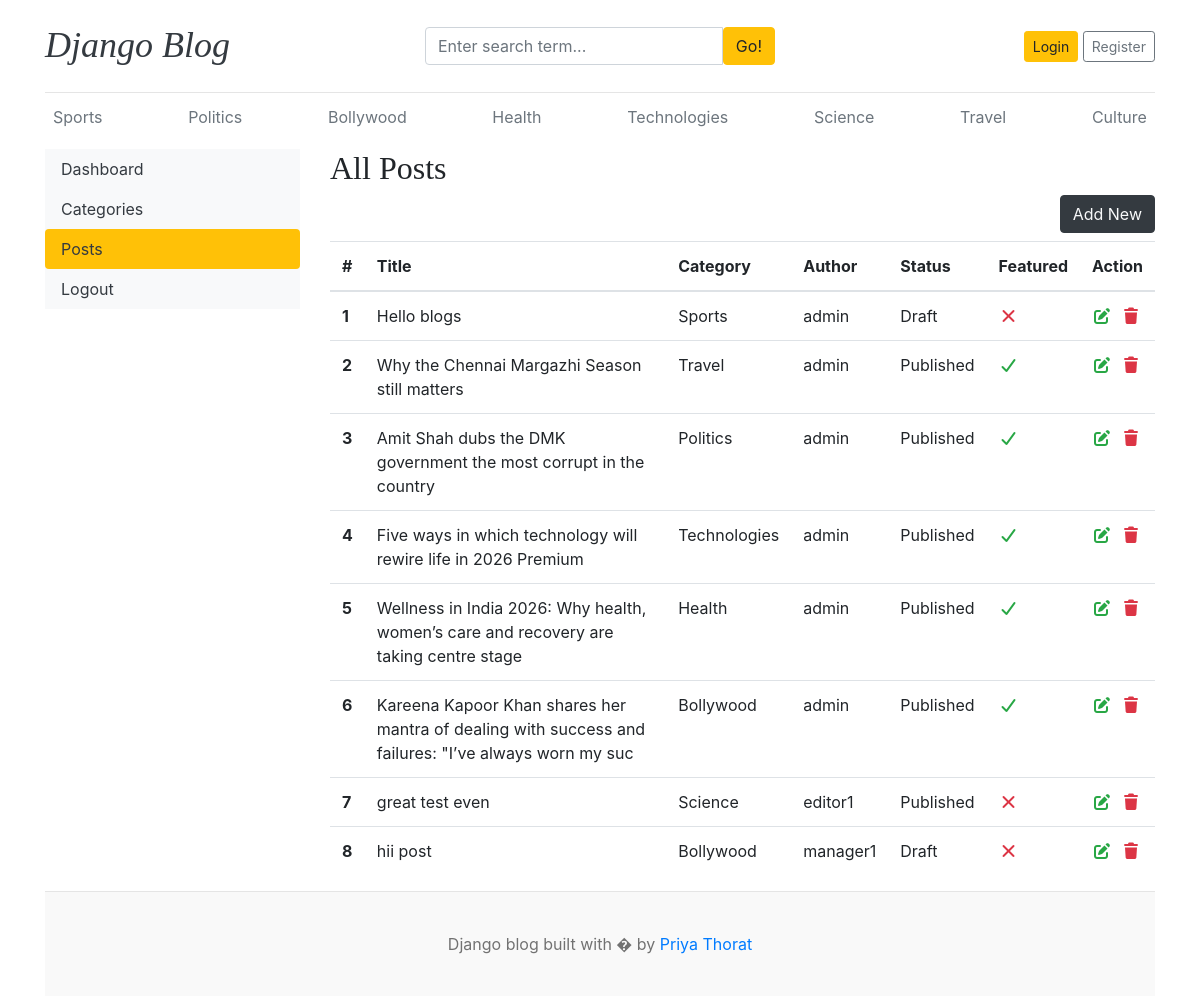
/dashboard/posts/, run on an earlier commit of the app's database.
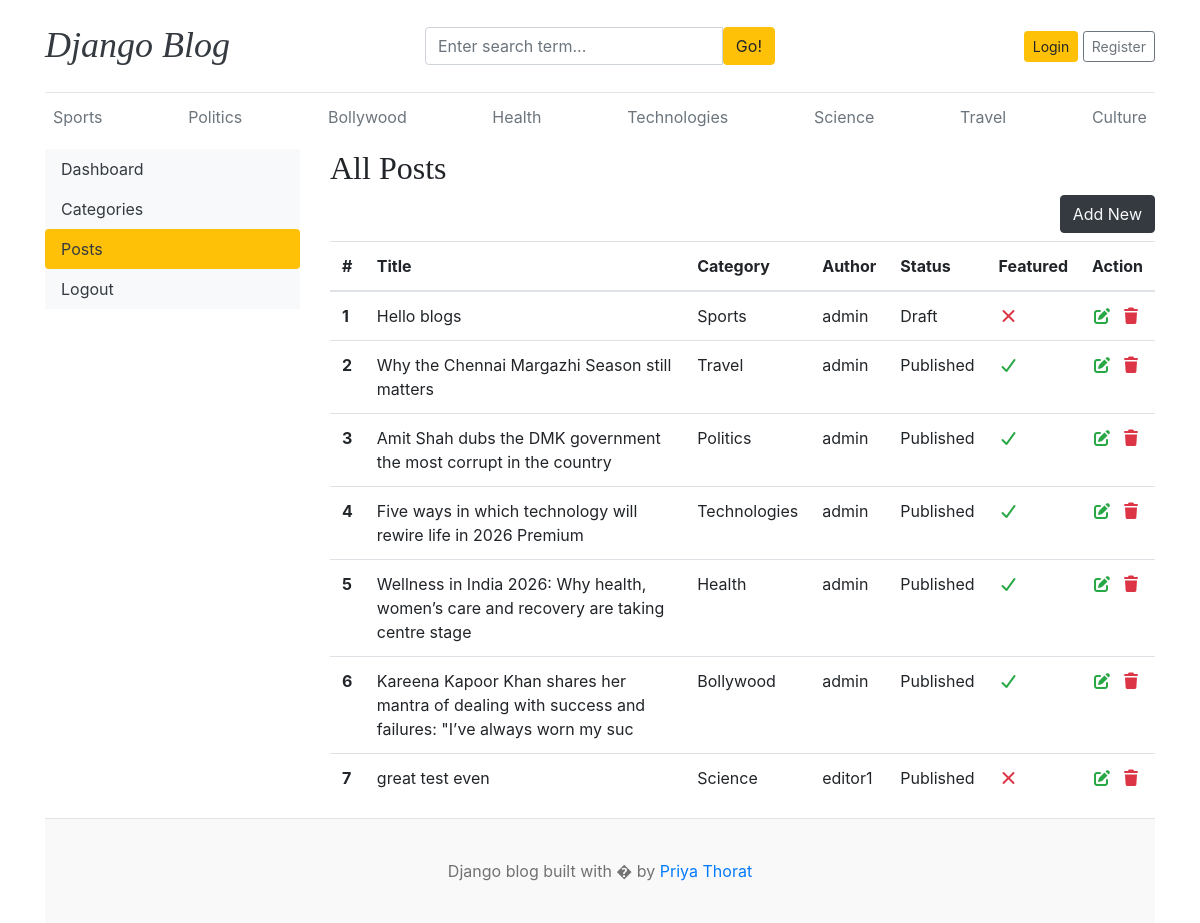
And on a later commit of the database.
### blogs/models.py (models this page shows, shortened)
class Category(models.Model):
    category_name=models.CharField(max_length=50,unique=True)
    created_at=models.DateTimeField(auto_now_add=True)
    updated_at=models.DateTimeField(auto_now=True)
    class Meta:  #its for plural categorys to ==
        verbose_name_plural='categories'
    def __str__(self): #its used for admin panel not to return object1 return name
        return self.category_name

class Blog(models.Model):
    title = models.CharField(max_length=100)
    slug = models.SlugField(max_length=150, unique=True, blank=True)
    category = models.ForeignKey(Category, on_delete=models.CASCADE)
    author = models.ForeignKey(User, on_delete=models.CASCADE)
    featured_img = models.ImageField(upload_to='uploads/%Y/%m/%d')
    short_description = models.TextField(max_length=500)
    blog_body = models.TextField(max_length=2000)
    status = models.CharField(max_length=20,choices=STATUS_CHOICES, default="Draft")
    is_featured = models.BooleanField(default=False)
    created_at = models.DateTimeField(auto_now_add=True)
    updated_at = models.DateTimeField(auto_now=True)

### dashboards/views.py (the view)
# urls.py: path('posts/',views.posts,name="posts"),
def posts(req):
    posts=Blog.objects.all()
    context={
        'posts':posts,
    }
    return render(req,'dashboard/posts.html',context)

### blogs/context_processors.py (called while the page is built)
def get_categories(request):
    categories=Category.objects.all()
    return dict(categories=categories)

def get_social_links(request):
    social_links=SocialLink.objects.all()
    return dict(social_links=social_links)

### template/dashboard/posts.html
{% extends 'base.html' %}
{% block content %}
<div class="row">
 {% include 'dashboard/sidebar.html' %}
     <div class="col-md-9">
        <h2>All Posts</h2>
        <a href="{% url 'add_post'%}" class="btn btn-dark text-light float-right mb-2">Add New</a>
      <table class="table table-hover">
  <thead>
    <tr>
      <th >#</th>
      <th >Title</th>
      <th >Category</th>
      <th >Author</th>
      <th >Status</th>
      <th >Featured</th>
      <th>Action</th>
    </tr>
  </thead>
  <tbody>
    {% for post in posts %}
    <tr>
      <th >{{forloop.counter}}</th>
      <td>{{ post.title }}</td>
      <td>{{ post.category }}</td>
      <td>{{ post.author }}</td>
      <td>{{ post.status }}</td>
      <td>{% if post.is_featured %}<i class="fas fa-check text-success"></i>{% else %}<i class="fas fa-times text-danger"></i>{% endif %}</td>
      <td>
         <a href="{% url 'edit_post' post.id %}"><i class="fas fa-edit text-success"></i></a>&nbsp;
         <a href="{% url 'delete_post' post.id %}"><i class="fas fa-trash text-danger"></i></a>
      </td>
    </tr>
   {% endfor %}
  </tbody>
</table>
     </div>
</div>
{% endblock %}

### template/base.html (shortened to what this page needs)
<!DOCTYPE html>
<html lang="en">
<head>
    <link href="https://getbootstrap.com/docs/4.0/dist/css/bootstrap.min.css" rel="stylesheet">
    <link href="css/blog.css" rel="stylesheet">
    <link rel="stylesheet" href="https://cdnjs.cloudflare.com/ajax/libs/font-awesome/7.0.1/css/all.min.css" />
  </head>
<body>
    <div class="container">
      <header class="blog-header py-3">
        <div class="row flex-nowrap justify-content-between align-items-center">
          <div class="col-4 pt-1">
            <h1 class="font-italic"><a class="blog-header-logo text-dark" href="/">Django Blog</a></h1>
          </div>
          <div class="col-4">
            <form action="{% url 'search'%}" method="GET">
              <div class="input-group">
                        <input class="form-control" type="text" name="keyword" value="{{keyword}}" placeholder="Enter search term..." aria-label="Enter search term..." aria-describedby="button-search" />
                        <button type="submit" class="btn btn-warning" id="button-search" type="button">Go!</button>
                    </div>
            </form>
          </div>
          <div class="col-4 d-flex justify-content-end align-items-center">
            {% if not user.is_authenticated%}
            <a class="btn btn-sm btn-warning" href="{% url 'login' %}">Login</a> &nbsp;
            <a class="btn btn-sm btn-outline-secondary" href="{% url 'register' %}">Register</a>
            {% else %}
            <span><a href=" {% url 'dashboard' %}">Dashboard</a></span>&nbsp;&nbsp;
            <span><a href="{% url 'logout' %}">Logout</a></span>
            {% endif %}
          </div>
        </div>
      </header>
      <div class="nav-scroller py-1 mb-2">
        <nav class="nav d-flex justify-content-between">
          {% for cat in categories%}
          <a class="p-2 text-muted" href="{% url 'posts_by_category' cat.id %}">{{cat.category_name}}</a>
          {%endfor%}
        </nav>
      </div>
{% block content%}
{%endblock%}
   <footer class="blog-footer">
  <p class="text-center">Django blog built with � by <a href="#">Priya Thorat</a></p>
</footer>
</body>
</html>

What changed in the data, as far as the page shows it:
removed Blog: title "hii post", category "Bollywood", author "manager1", status "Draft", is_featured False (drawn)
